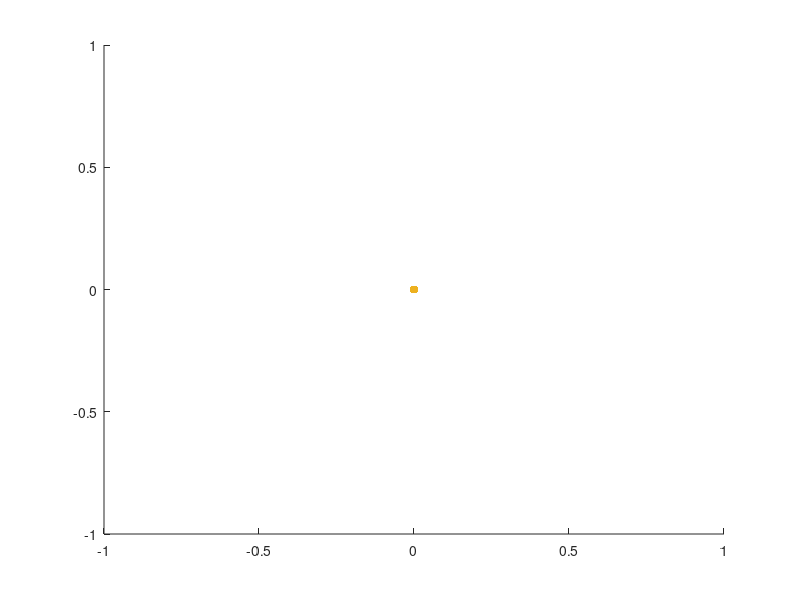

The MATLAB source for this figure:
%read all and harm Analysis all


clc;clear all;close all;



% 预设音频文件名格式
baseFileName = 'hulusiRec%s.wav';

baseFreq=zeros(10,1);
HarmScale=zeros(20,10);
baseFreqRight=[329.6276;391.9954;440.00;493.8833;523.2511;587.3295;659.2551;698.4565;783.9909;880.0000];

% 循环遍历音频文件
for k = 1:10
    % 生成两位数的文件编号
    fileNumber = sprintf('%02d', k);
    
    % 生成完整的文件名
    fileName = sprintf(baseFileName, fileNumber);
    
    % 检查文件是否存在
    if exist(fileName, 'file')
        % 读取音频数据和采样率
        [y, Fs] = audioread(fileName);
        [baseFreq(k),HarmScale(:,k)]=harmAnalysis(y,Fs);

        % % 播放音频
        % sound(y, Fs);
        % 
        % % 显示当前播放的文件名
        % fprintf('Playing %s\n', fileName);
        % 
        % % 等待音频播放完毕再继续
        % pause(length(y)/Fs);




    else
        % 如果文件不存在，显示错误信息
        fprintf('File %s not found.\n', fileName);
    end
end

%   

figure;
colors = lines(10); % 生成10种不同的颜色
for k = 1:10
    x = baseFreq(k) * (1:20); % 计算 x 坐标
    y = HarmScale(:, k); % 获取 y 坐标
    scatter(x, y, 'filled', 'MarkerFaceColor', colors(k,:)); % 绘制散点图，颜色不同
    hold on;
   end
hold off;
